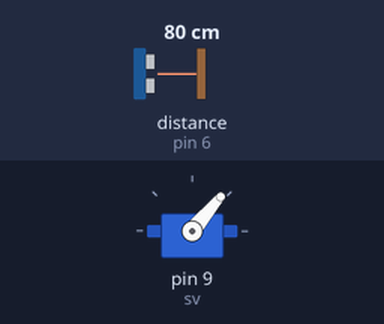
Recording of a sketch running on a simulated Arduino Uno, built with avr-gcc and run on an emulated ATmega328P. On the bench: servo. Wiring (inferred from the names in the program): ultrasonic range finder: trigger pin 7; echo pin 6. Inputs (shaded band) come from the test bench; at power-on: distance to the obstacle (sensor on pin 6) 80 cm. The echo pulse lasts 58.3 µs per cm; what the sketch prints to the serial monitor is not drawn.

Above: at 0.05 s.
At 0.15 s:
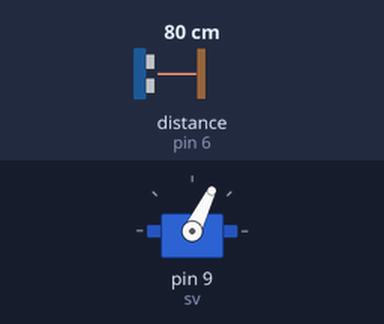
At 0.3 s:
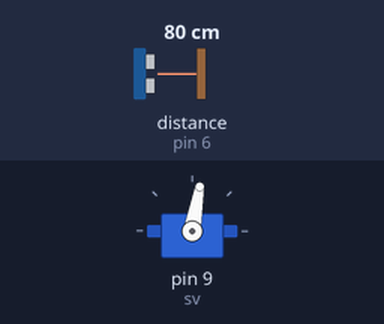
At 0.6 s:
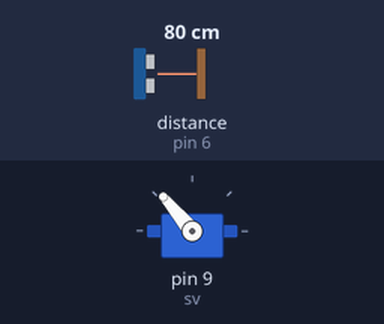
Timing chart, 0 to 3.0 s (numbered marks = the images above):
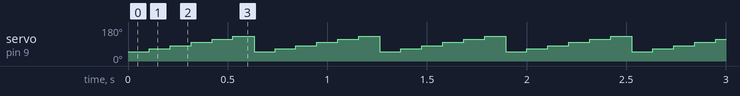

The sketch:

US.ino.ino
```cpp
#include <Servo.h>

const int pingPin = 7; // Trigger Pin of Ultrasonic Sensor
const int echoPin = 6; // Echo Pin of Ultrasonic Sensor

Servo sv;

int deg[6];
int len[6];
int park[6];

void setup()
{
int i;
for(i=0;i<6;i++)
{
park[i]=0;
}
deg[0]=50;
deg[1]=64;
deg[2]=80;
deg[3]=100;
deg[4]=116;
deg[5]=130;
len[0]=13;
len[1]=12;
len[2]=10;
len[3]=10;
len[4]=12;
len[5]=13;
sv.attach(9);
sv.write(90);
Serial.begin(9600); // Starting Serial Terminal
}

void loop()
{
int i;
int read;
for(i=0;i<6;i++)
{
sv.write(deg[i]);
read=readL();
if(ranger(i,read)==1)
{
park[i]=0;
}
else
{
park[i]=1;
}
delay(100);
}
printpark();
}

int ranger(int i,int r)
{
int a,b;
a=len[i]-1;
b=len[i]+1;
if(i==0||i==6)
{
a=len[i]-2;
b=len[i]+2;
}
if(r>=a&&r<=b)
{
return 1;
}
return 0;
}

int readL()
{
long duration, inches, cm;
pinMode(pingPin, OUTPUT);
digitalWrite(pingPin, LOW);
delayMicroseconds(2);
digitalWrite(pingPin, HIGH);
delayMicroseconds(10);
digitalWrite(pingPin, LOW);
pinMode(echoPin, INPUT);
duration = pulseIn(echoPin, HIGH);
cm = microsecondsToCentimeters(duration);
return (int)cm;
}

void printpark()
{
int i;
for(i=0;i<6;i++)
{
Serial.print(park[i]);
}
Serial.print("\n");
}

long microsecondsToCentimeters(long microseconds)
{
return microseconds / 29 / 2;
}
```

Measured:
- by itself, servo on pin 9 (sv): repeats every 0.63 s: 80° 0.11 s, 100° 0.11 s, 116° 0.11 s, 130° 0.11 s, 50° 0.11 s, 64° 0.11 s
